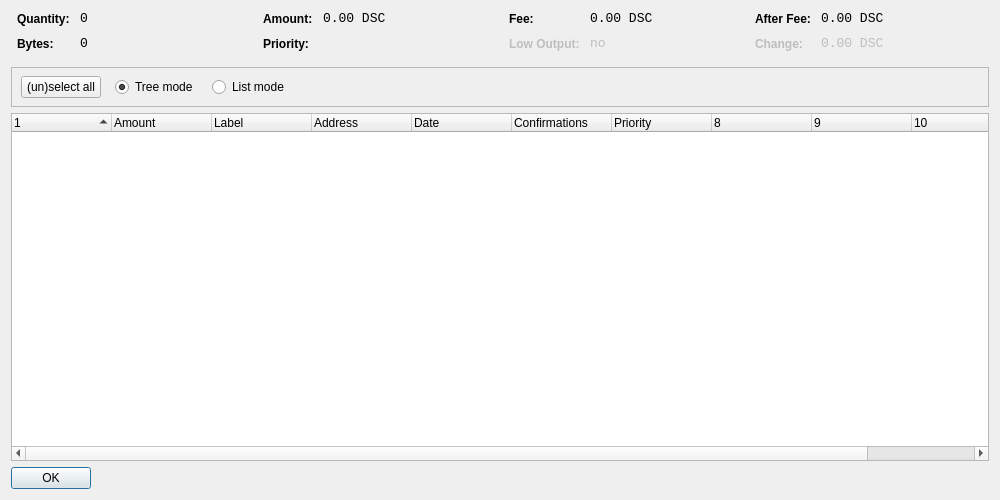
<?xml version="1.0" encoding="UTF-8"?>
<ui version="4.0">
 <class>CoinControlDialog</class>
 <widget class="QDialog" name="CoinControlDialog">
  <property name="geometry">
   <rect>
    <x>0</x>
    <y>0</y>
    <width>1000</width>
    <height>500</height>
   </rect>
  </property>
  <property name="windowTitle">
   <string>Coin Control</string>
  </property>
  <layout class="QVBoxLayout" name="verticalLayout">
   <item>
    <layout class="QHBoxLayout" name="horizontalLayoutTop" stretch="0,0,0,0">
     <property name="topMargin">
      <number>0</number>
     </property>
     <property name="bottomMargin">
      <number>10</number>
     </property>
     <item>
      <layout class="QFormLayout" name="formLayoutCoinControl1">
       <property name="horizontalSpacing">
        <number>10</number>
       </property>
       <property name="verticalSpacing">
        <number>10</number>
       </property>
       <property name="leftMargin">
        <number>6</number>
       </property>
       <property name="rightMargin">
        <number>6</number>
       </property>
       <item row="0" column="0">
        <widget class="QLabel" name="labelCoinControlQuantityText">
         <property name="styleSheet">
          <string notr="true">font-weight:bold;</string>
         </property>
         <property name="text">
          <string>Quantity:</string>
         </property>
        </widget>
       </item>
       <item row="0" column="1">
        <widget class="QLabel" name="labelCoinControlQuantity">
         <property name="font">
          <font>
           <family>Monospace</family>
           <pointsize>10</pointsize>
          </font>
         </property>
         <property name="cursor">
          <cursorShape>IBeamCursor</cursorShape>
         </property>
         <property name="contextMenuPolicy">
          <enum>Qt::ActionsContextMenu</enum>
         </property>
         <property name="text">
          <string notr="true">0</string>
         </property>
         <property name="textInteractionFlags">
          <set>Qt::LinksAccessibleByMouse|Qt::TextSelectableByKeyboard|Qt::TextSelectableByMouse</set>
         </property>
        </widget>
       </item>
       <item row="1" column="0">
        <widget class="QLabel" name="labelCoinControlBytesText">
         <property name="styleSheet">
          <string notr="true">font-weight:bold;</string>
         </property>
         <property name="text">
          <string>Bytes:</string>
         </property>
        </widget>
       </item>
       <item row="1" column="1">
        <widget class="QLabel" name="labelCoinControlBytes">
         <property name="font">
          <font>
           <family>Monospace</family>
           <pointsize>10</pointsize>
          </font>
         </property>
         <property name="cursor">
          <cursorShape>IBeamCursor</cursorShape>
         </property>
         <property name="contextMenuPolicy">
          <enum>Qt::ActionsContextMenu</enum>
         </property>
         <property name="text">
          <string notr="true">0</string>
         </property>
         <property name="textInteractionFlags">
          <set>Qt::LinksAccessibleByMouse|Qt::TextSelectableByKeyboard|Qt::TextSelectableByMouse</set>
         </property>
        </widget>
       </item>
      </layout>
     </item>
     <item>
      <layout class="QFormLayout" name="formLayoutCoinControl2">
       <property name="horizontalSpacing">
        <number>10</number>
       </property>
       <property name="verticalSpacing">
        <number>10</number>
       </property>
       <property name="leftMargin">
        <number>6</number>
       </property>
       <property name="rightMargin">
        <number>6</number>
       </property>
       <item row="0" column="0">
        <widget class="QLabel" name="labelCoinControlAmountText">
         <property name="styleSheet">
          <string notr="true">font-weight:bold;</string>
         </property>
         <property name="text">
          <string>Amount:</string>
         </property>
        </widget>
       </item>
       <item row="0" column="1">
        <widget class="QLabel" name="labelCoinControlAmount">
         <property name="font">
          <font>
           <family>Monospace</family>
           <pointsize>10</pointsize>
          </font>
         </property>
         <property name="cursor">
          <cursorShape>IBeamCursor</cursorShape>
         </property>
         <property name="contextMenuPolicy">
          <enum>Qt::ActionsContextMenu</enum>
         </property>
         <property name="text">
          <string notr="true">0.00 DSC</string>
         </property>
         <property name="textInteractionFlags">
          <set>Qt::LinksAccessibleByMouse|Qt::TextSelectableByKeyboard|Qt::TextSelectableByMouse</set>
         </property>
        </widget>
       </item>
       <item row="1" column="0">
        <widget class="QLabel" name="labelCoinControlPriorityText">
         <property name="styleSheet">
          <string notr="true">font-weight:bold;</string>
         </property>
         <property name="text">
          <string>Priority:</string>
         </property>
        </widget>
       </item>
       <item row="1" column="1">
        <widget class="QLabel" name="labelCoinControlPriority">
         <property name="font">
          <font>
           <family>Monospace</family>
           <pointsize>10</pointsize>
          </font>
         </property>
         <property name="cursor">
          <cursorShape>IBeamCursor</cursorShape>
         </property>
         <property name="contextMenuPolicy">
          <enum>Qt::ActionsContextMenu</enum>
         </property>
         <property name="text">
          <string/>
         </property>
         <property name="textInteractionFlags">
          <set>Qt::LinksAccessibleByMouse|Qt::TextSelectableByKeyboard|Qt::TextSelectableByMouse</set>
         </property>
        </widget>
       </item>
      </layout>
     </item>
     <item>
      <layout class="QFormLayout" name="formLayoutCoinControl3">
       <property name="horizontalSpacing">
        <number>10</number>
       </property>
       <property name="verticalSpacing">
        <number>10</number>
       </property>
       <property name="leftMargin">
        <number>6</number>
       </property>
       <property name="rightMargin">
        <number>6</number>
       </property>
       <item row="0" column="0">
        <widget class="QLabel" name="labelCoinControlFeeText">
         <property name="styleSheet">
          <string notr="true">font-weight:bold;</string>
         </property>
         <property name="text">
          <string>Fee:</string>
         </property>
        </widget>
       </item>
       <item row="0" column="1">
        <widget class="QLabel" name="labelCoinControlFee">
         <property name="font">
          <font>
           <family>Monospace</family>
           <pointsize>10</pointsize>
          </font>
         </property>
         <property name="cursor">
          <cursorShape>IBeamCursor</cursorShape>
         </property>
         <property name="contextMenuPolicy">
          <enum>Qt::ActionsContextMenu</enum>
         </property>
         <property name="text">
          <string notr="true">0.00 DSC</string>
         </property>
         <property name="textInteractionFlags">
          <set>Qt::LinksAccessibleByMouse|Qt::TextSelectableByKeyboard|Qt::TextSelectableByMouse</set>
         </property>
        </widget>
       </item>
       <item row="1" column="0">
        <widget class="QLabel" name="labelCoinControlLowOutputText">
         <property name="enabled">
          <bool>false</bool>
         </property>
         <property name="styleSheet">
          <string notr="true">font-weight:bold;</string>
         </property>
         <property name="text">
          <string>Low Output:</string>
         </property>
        </widget>
       </item>
       <item row="1" column="1">
        <widget class="QLabel" name="labelCoinControlLowOutput">
         <property name="enabled">
          <bool>false</bool>
         </property>
         <property name="font">
          <font>
           <family>Monospace</family>
           <pointsize>10</pointsize>
          </font>
         </property>
         <property name="cursor">
          <cursorShape>IBeamCursor</cursorShape>
         </property>
         <property name="contextMenuPolicy">
          <enum>Qt::ActionsContextMenu</enum>
         </property>
         <property name="text">
          <string notr="true">no</string>
         </property>
         <property name="textInteractionFlags">
          <set>Qt::LinksAccessibleByMouse|Qt::TextSelectableByKeyboard|Qt::TextSelectableByMouse</set>
         </property>
        </widget>
       </item>
      </layout>
     </item>
     <item>
      <layout class="QFormLayout" name="formLayoutCoinControl4">
       <property name="horizontalSpacing">
        <number>10</number>
       </property>
       <property name="verticalSpacing">
        <number>10</number>
       </property>
       <property name="leftMargin">
        <number>6</number>
       </property>
       <property name="rightMargin">
        <number>6</number>
       </property>
       <item row="0" column="0">
        <widget class="QLabel" name="labelCoinControlAfterFeeText">
         <property name="styleSheet">
          <string notr="true">font-weight:bold;</string>
         </property>
         <property name="text">
          <string>After Fee:</string>
         </property>
        </widget>
       </item>
       <item row="0" column="1">
        <widget class="QLabel" name="labelCoinControlAfterFee">
         <property name="font">
          <font>
           <family>Monospace</family>
           <pointsize>10</pointsize>
          </font>
         </property>
         <property name="cursor">
          <cursorShape>IBeamCursor</cursorShape>
         </property>
         <property name="contextMenuPolicy">
          <enum>Qt::ActionsContextMenu</enum>
         </property>
         <property name="text">
          <string notr="true">0.00 DSC</string>
         </property>
         <property name="textInteractionFlags">
          <set>Qt::LinksAccessibleByMouse|Qt::TextSelectableByKeyboard|Qt::TextSelectableByMouse</set>
         </property>
        </widget>
       </item>
       <item row="1" column="0">
        <widget class="QLabel" name="labelCoinControlChangeText">
         <property name="enabled">
          <bool>false</bool>
         </property>
         <property name="styleSheet">
          <string notr="true">font-weight:bold;</string>
         </property>
         <property name="text">
          <string>Change:</string>
         </property>
        </widget>
       </item>
       <item row="1" column="1">
        <widget class="QLabel" name="labelCoinControlChange">
         <property name="enabled">
          <bool>false</bool>
         </property>
         <property name="font">
          <font>
           <family>Monospace</family>
           <pointsize>10</pointsize>
          </font>
         </property>
         <property name="cursor">
          <cursorShape>IBeamCursor</cursorShape>
         </property>
         <property name="contextMenuPolicy">
          <enum>Qt::ActionsContextMenu</enum>
         </property>
         <property name="text">
          <string notr="true">0.00 DSC</string>
         </property>
         <property name="textInteractionFlags">
          <set>Qt::LinksAccessibleByMouse|Qt::TextSelectableByKeyboard|Qt::TextSelectableByMouse</set>
         </property>
        </widget>
       </item>
      </layout>
     </item>
    </layout>
   </item>
   <item>
    <widget class="QFrame" name="frame">
     <property name="minimumSize">
      <size>
       <width>0</width>
       <height>40</height>
      </size>
     </property>
     <property name="frameShape">
      <enum>QFrame::StyledPanel</enum>
     </property>
     <property name="frameShadow">
      <enum>QFrame::Sunken</enum>
     </property>
     <widget class="QWidget" name="horizontalLayoutWidget">
      <property name="geometry">
       <rect>
        <x>10</x>
        <y>0</y>
        <width>781</width>
        <height>41</height>
       </rect>
      </property>
      <layout class="QHBoxLayout" name="horizontalLayoutPanel" stretch="0,0,0,0,0">
       <property name="spacing">
        <number>14</number>
       </property>
       <item>
        <widget class="QPushButton" name="pushButtonSelectAll">
         <property name="sizePolicy">
          <sizepolicy hsizetype="Maximum" vsizetype="Fixed">
           <horstretch>0</horstretch>
           <verstretch>0</verstretch>
          </sizepolicy>
         </property>
         <property name="text">
          <string>(un)select all</string>
         </property>
        </widget>
       </item>
       <item>
        <widget class="QRadioButton" name="radioTreeMode">
         <property name="sizePolicy">
          <sizepolicy hsizetype="Maximum" vsizetype="Fixed">
           <horstretch>0</horstretch>
           <verstretch>0</verstretch>
          </sizepolicy>
         </property>
         <property name="text">
          <string>Tree mode</string>
         </property>
         <property name="checked">
          <bool>true</bool>
         </property>
        </widget>
       </item>
       <item>
        <widget class="QRadioButton" name="radioListMode">
         <property name="sizePolicy">
          <sizepolicy hsizetype="Maximum" vsizetype="Fixed">
           <horstretch>0</horstretch>
           <verstretch>0</verstretch>
          </sizepolicy>
         </property>
         <property name="text">
          <string>List mode</string>
         </property>
        </widget>
       </item>
       <item>
        <spacer name="horizontalSpacer">
         <property name="orientation">
          <enum>Qt::Horizontal</enum>
         </property>
         <property name="sizeHint" stdset="0">
          <size>
           <width>40</width>
           <height>20</height>
          </size>
         </property>
        </spacer>
       </item>
      </layout>
     </widget>
    </widget>
   </item>
   <item>
    <widget class="CoinControlTreeWidget" name="treeWidget">
     <property name="contextMenuPolicy">
      <enum>Qt::CustomContextMenu</enum>
     </property>
     <property name="sortingEnabled">
      <bool>false</bool>
     </property>
     <property name="columnCount">
      <number>11</number>
     </property>
     <attribute name="headerShowSortIndicator" stdset="0">
      <bool>true</bool>
     </attribute>
     <attribute name="headerStretchLastSection">
      <bool>false</bool>
     </attribute>
     <column>
      <property name="text">
       <string/>
      </property>
     </column>
     <column>
      <property name="text">
       <string>Amount</string>
      </property>
     </column>
     <column>
      <property name="text">
       <string>Label</string>
      </property>
     </column>
     <column>
      <property name="text">
       <string>Address</string>
      </property>
     </column>
     <column>
      <property name="text">
       <string>Date</string>
      </property>
     </column>
     <column>
      <property name="text">
       <string>Confirmations</string>
      </property>
      <property name="toolTip">
       <string>Confirmed</string>
      </property>
     </column>
     <column>
      <property name="text">
       <string>Priority</string>
      </property>
     </column>
     <column>
      <property name="text">
       <string/>
      </property>
     </column>
     <column>
      <property name="text">
       <string/>
      </property>
     </column>
     <column>
      <property name="text">
       <string/>
      </property>
     </column>
     <column>
      <property name="text">
       <string/>
      </property>
     </column>
    </widget>
   </item>
   <item>
    <widget class="QDialogButtonBox" name="buttonBox">
     <property name="sizePolicy">
      <sizepolicy hsizetype="Maximum" vsizetype="Fixed">
       <horstretch>0</horstretch>
       <verstretch>0</verstretch>
      </sizepolicy>
     </property>
     <property name="orientation">
      <enum>Qt::Horizontal</enum>
     </property>
     <property name="standardButtons">
      <set>QDialogButtonBox::Ok</set>
     </property>
    </widget>
   </item>
  </layout>
 </widget>
 <customwidgets>
  <customwidget>
   <class>CoinControlTreeWidget</class>
   <extends>QTreeWidget</extends>
   <header>coincontroltreewidget.h</header>
  </customwidget>
 </customwidgets>
 <resources/>
 <connections/>
</ui>
